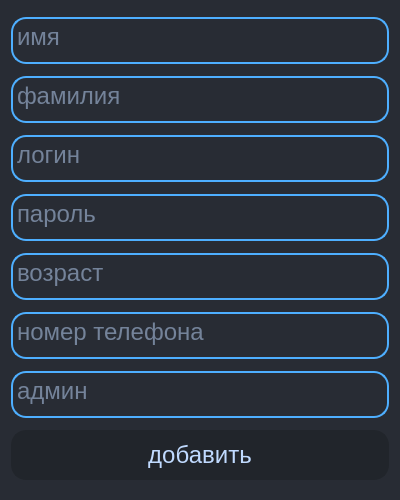
<?xml version="1.0" encoding="UTF-8"?>
<ui version="4.0">
 <class>Add_Change_window</class>
 <widget class="QDialog" name="Add_Change_window">
  <property name="geometry">
   <rect>
    <x>0</x>
    <y>0</y>
    <width>400</width>
    <height>500</height>
   </rect>
  </property>
  <property name="minimumSize">
   <size>
    <width>400</width>
    <height>500</height>
   </size>
  </property>
  <property name="maximumSize">
   <size>
    <width>550</width>
    <height>700</height>
   </size>
  </property>
  <property name="windowTitle">
   <string>Dialog</string>
  </property>
  <property name="styleSheet">
   <string notr="true">background-color: rgb(40, 44, 52);</string>
  </property>
  <layout class="QHBoxLayout" name="horizontalLayout">
   <item>
    <layout class="QVBoxLayout" name="verticalLayout">
     <item>
      <widget class="QTextEdit" name="edit_Firstname_diag">
       <property name="sizePolicy">
        <sizepolicy hsizetype="Expanding" vsizetype="Expanding">
         <horstretch>0</horstretch>
         <verstretch>0</verstretch>
        </sizepolicy>
       </property>
       <property name="maximumSize">
        <size>
         <width>16777215</width>
         <height>47</height>
        </size>
       </property>
       <property name="font">
        <font>
         <family>Segoe UI</family>
         <pointsize>18</pointsize>
        </font>
       </property>
       <property name="styleSheet">
        <string notr="true">color: rgb(192, 218, 255);
border: 2px solid rgb(78, 175, 255);  
border-radius: 15px;
</string>
       </property>
       <property name="placeholderText">
        <string>имя</string>
       </property>
      </widget>
     </item>
     <item>
      <widget class="QTextEdit" name="edit_Lastname_diag">
       <property name="sizePolicy">
        <sizepolicy hsizetype="Expanding" vsizetype="Expanding">
         <horstretch>0</horstretch>
         <verstretch>0</verstretch>
        </sizepolicy>
       </property>
       <property name="maximumSize">
        <size>
         <width>16777215</width>
         <height>47</height>
        </size>
       </property>
       <property name="font">
        <font>
         <family>Segoe UI</family>
         <pointsize>18</pointsize>
        </font>
       </property>
       <property name="styleSheet">
        <string notr="true">color: rgb(192, 218, 255);
border: 2px solid rgb(78, 175, 255);  
border-radius: 15px;
</string>
       </property>
       <property name="placeholderText">
        <string>фамилия</string>
       </property>
      </widget>
     </item>
     <item>
      <widget class="QTextEdit" name="edit_Login_diag">
       <property name="sizePolicy">
        <sizepolicy hsizetype="Expanding" vsizetype="Expanding">
         <horstretch>0</horstretch>
         <verstretch>0</verstretch>
        </sizepolicy>
       </property>
       <property name="maximumSize">
        <size>
         <width>16777215</width>
         <height>47</height>
        </size>
       </property>
       <property name="font">
        <font>
         <family>Segoe UI</family>
         <pointsize>18</pointsize>
        </font>
       </property>
       <property name="styleSheet">
        <string notr="true">color: rgb(192, 218, 255);
border: 2px solid rgb(78, 175, 255);  
border-radius: 15px;
</string>
       </property>
       <property name="placeholderText">
        <string>логин</string>
       </property>
      </widget>
     </item>
     <item>
      <widget class="QTextEdit" name="edit_Password_diag">
       <property name="sizePolicy">
        <sizepolicy hsizetype="Expanding" vsizetype="Expanding">
         <horstretch>0</horstretch>
         <verstretch>0</verstretch>
        </sizepolicy>
       </property>
       <property name="maximumSize">
        <size>
         <width>16777215</width>
         <height>47</height>
        </size>
       </property>
       <property name="font">
        <font>
         <family>Segoe UI</family>
         <pointsize>18</pointsize>
        </font>
       </property>
       <property name="styleSheet">
        <string notr="true">color: rgb(192, 218, 255);
border: 2px solid rgb(78, 175, 255);  
border-radius: 15px;
</string>
       </property>
       <property name="placeholderText">
        <string>пароль</string>
       </property>
      </widget>
     </item>
     <item>
      <widget class="QTextEdit" name="edit_Age_diag">
       <property name="sizePolicy">
        <sizepolicy hsizetype="Expanding" vsizetype="Expanding">
         <horstretch>0</horstretch>
         <verstretch>0</verstretch>
        </sizepolicy>
       </property>
       <property name="maximumSize">
        <size>
         <width>16777215</width>
         <height>47</height>
        </size>
       </property>
       <property name="font">
        <font>
         <family>Segoe UI</family>
         <pointsize>18</pointsize>
        </font>
       </property>
       <property name="styleSheet">
        <string notr="true">color: rgb(192, 218, 255);
border: 2px solid rgb(78, 175, 255);  
border-radius: 15px;
</string>
       </property>
       <property name="placeholderText">
        <string>возраст</string>
       </property>
      </widget>
     </item>
     <item>
      <widget class="QTextEdit" name="edit_number_phone_diag">
       <property name="sizePolicy">
        <sizepolicy hsizetype="Expanding" vsizetype="Expanding">
         <horstretch>0</horstretch>
         <verstretch>0</verstretch>
        </sizepolicy>
       </property>
       <property name="maximumSize">
        <size>
         <width>16777215</width>
         <height>47</height>
        </size>
       </property>
       <property name="font">
        <font>
         <family>Segoe UI</family>
         <pointsize>18</pointsize>
        </font>
       </property>
       <property name="styleSheet">
        <string notr="true">color: rgb(192, 218, 255);
border: 2px solid rgb(78, 175, 255);  
border-radius: 15px;
</string>
       </property>
       <property name="placeholderText">
        <string>номер телефона</string>
       </property>
      </widget>
     </item>
     <item>
      <widget class="QTextEdit" name="edit_Admin_diag">
       <property name="sizePolicy">
        <sizepolicy hsizetype="Expanding" vsizetype="Expanding">
         <horstretch>0</horstretch>
         <verstretch>0</verstretch>
        </sizepolicy>
       </property>
       <property name="maximumSize">
        <size>
         <width>16777215</width>
         <height>47</height>
        </size>
       </property>
       <property name="font">
        <font>
         <family>Segoe UI</family>
         <pointsize>18</pointsize>
        </font>
       </property>
       <property name="styleSheet">
        <string notr="true">color: rgb(192, 218, 255);
border: 2px solid rgb(78, 175, 255);  
border-radius: 15px;
</string>
       </property>
       <property name="placeholderText">
        <string>админ</string>
       </property>
      </widget>
     </item>
     <item>
      <widget class="QPushButton" name="btn_add_diag">
       <property name="sizePolicy">
        <sizepolicy hsizetype="Preferred" vsizetype="Fixed">
         <horstretch>0</horstretch>
         <verstretch>0</verstretch>
        </sizepolicy>
       </property>
       <property name="minimumSize">
        <size>
         <width>300</width>
         <height>50</height>
        </size>
       </property>
       <property name="font">
        <font>
         <family>Segoe UI</family>
         <pointsize>18</pointsize>
        </font>
       </property>
       <property name="cursor">
        <cursorShape>PointingHandCursor</cursorShape>
       </property>
       <property name="styleSheet">
        <string notr="true">QPushButton{
color:rgb(192, 218, 255);
background-color: rgb(33, 37, 43);;  
border: 2px solid rgb(33, 37, 43);
border-radius: 15px;
}

QPushButton:hover{
color:rgb(192, 218, 255);
background-color: rgb(43, 51, 67);  
border: 2px solid rgb(33, 37, 43);
border-radius: 15px;
}

QPushButton:pressed{
color:rgb(192, 218, 255);
background-color: rgb(33, 37, 43);;  
border: 2px solid rgb(192, 218, 255);
border-radius: 15px;
}

</string>
       </property>
       <property name="text">
        <string>добавить</string>
       </property>
      </widget>
     </item>
    </layout>
   </item>
  </layout>
 </widget>
 <resources/>
 <connections/>
</ui>
